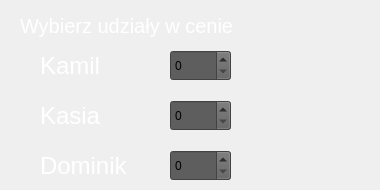
      <widget class="QWidget" name="udzialy">
       <widget class="QSpinBox" name="spinBox">
        <property name="geometry">
         <rect>
          <x>170</x>
          <y>50</y>
          <width>61</width>
          <height>31</height>
         </rect>
        </property>
        <property name="styleSheet">
         <string notr="true">	background-color: rgb(94, 94, 94);</string>
        </property>
       </widget>
       <widget class="QSpinBox" name="spinBox_2">
        <property name="geometry">
         <rect>
          <x>170</x>
          <y>100</y>
          <width>61</width>
          <height>31</height>
         </rect>
        </property>
        <property name="styleSheet">
         <string notr="true">	background-color: rgb(94, 94, 94);</string>
        </property>
       </widget>
       <widget class="QSpinBox" name="spinBox_3">
        <property name="geometry">
         <rect>
          <x>170</x>
          <y>150</y>
          <width>61</width>
          <height>31</height>
         </rect>
        </property>
        <property name="styleSheet">
         <string notr="true">	background-color: rgb(94, 94, 94);</string>
        </property>
       </widget>
       <widget class="QLabel" name="label_25">
        <property name="geometry">
         <rect>
          <x>20</x>
          <y>10</y>
          <width>351</width>
          <height>31</height>
         </rect>
        </property>
        <property name="font">
         <font>
          <family>Tahoma</family>
          <pointsize>15</pointsize>
         </font>
        </property>
        <property name="styleSheet">
         <string notr="true">color: rgb(255, 255, 255);</string>
        </property>
        <property name="text">
         <string>Wybierz udziały w cenie</string>
        </property>
       </widget>
       <widget class="QLabel" name="label_17">
        <property name="geometry">
         <rect>
          <x>40</x>
          <y>150</y>
          <width>111</width>
          <height>31</height>
         </rect>
        </property>
        <property name="font">
         <font>
          <family>Tahoma</family>
          <pointsize>18</pointsize>
         </font>
        </property>
        <property name="styleSheet">
         <string notr="true">color: rgb(255, 255, 255);</string>
        </property>
        <property name="text">
         <string>Dominik</string>
        </property>
       </widget>
       <widget class="QLabel" name="label_15">
        <property name="geometry">
         <rect>
          <x>40</x>
          <y>50</y>
          <width>81</width>
          <height>31</height>
         </rect>
        </property>
        <property name="font">
         <font>
          <family>Tahoma</family>
          <pointsize>18</pointsize>
         </font>
        </property>
        <property name="styleSheet">
         <string notr="true">color: rgb(255, 255, 255);</string>
        </property>
        <property name="text">
         <string>Kamil</string>
        </property>
       </widget>
       <widget class="QLabel" name="label_16">
        <property name="geometry">
         <rect>
          <x>40</x>
          <y>100</y>
          <width>71</width>
          <height>31</height>
         </rect>
        </property>
        <property name="font">
         <font>
          <family>Tahoma</family>
          <pointsize>18</pointsize>
         </font>
        </property>
        <property name="styleSheet">
         <string notr="true">color: rgb(255, 255, 255);</string>
        </property>
        <property name="text">
         <string>Kasia</string>
        </property>
       </widget>
      </widget>
